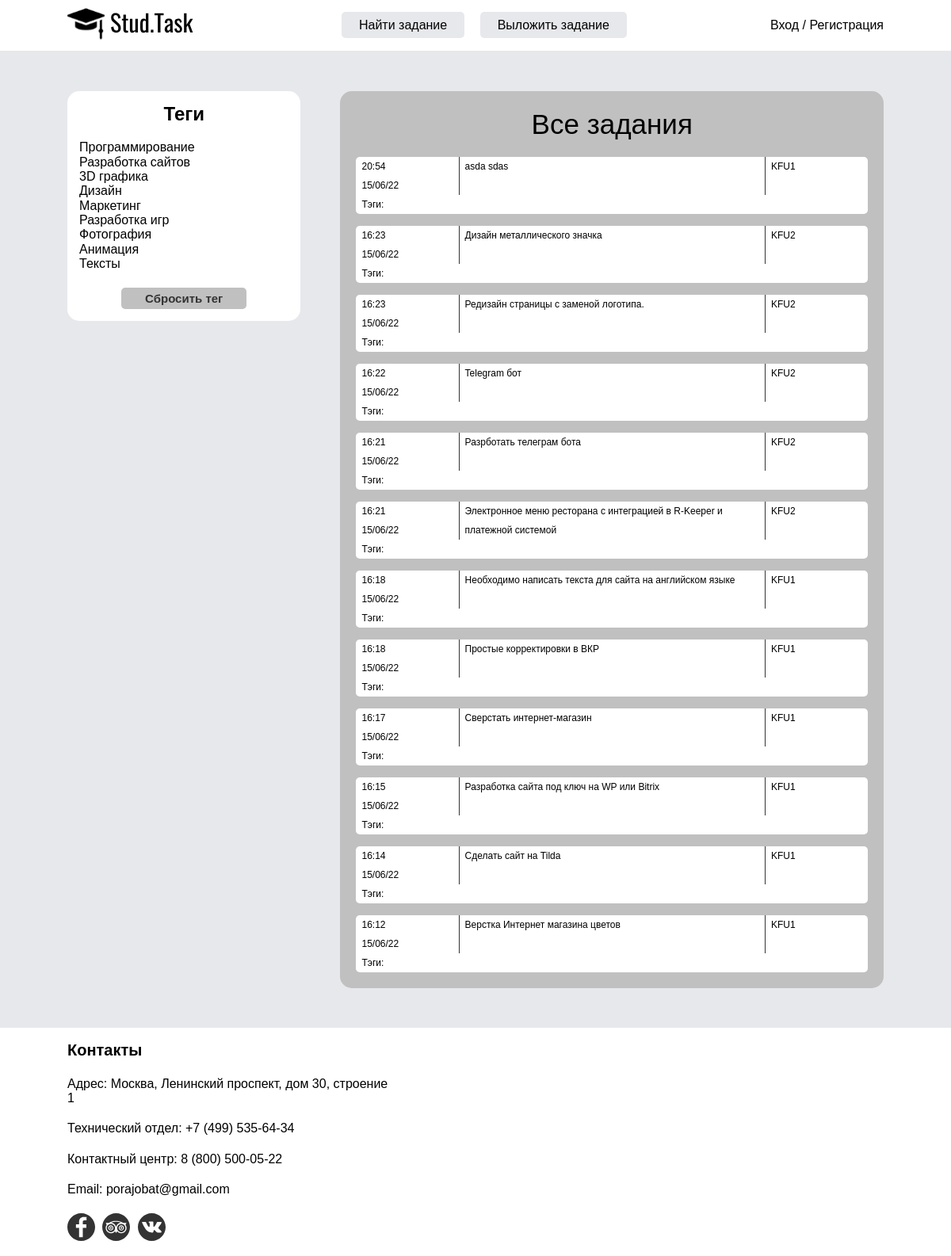
/tasks/, run on the app's committed database.
### diplom/app_tasks/models.py (models this page shows, shortened)
class Tag(models.Model):
    title = models.CharField(max_length=30, verbose_name='Тег')
    def __str__(self):
        return self.title
    class Meta:
        verbose_name = 'Тег'
        verbose_name_plural = 'Теги'

class TaskModel(models.Model):
    user = models.ForeignKey(User, on_delete=models.CASCADE, related_name='tasksmodels', verbose_name='Пользователь')
    title = models.CharField(max_length=150, db_index=True, verbose_name='Заголовок')
    content = models.TextField(max_length=1500, db_index=True, verbose_name='Задание')
    pub_date = models.DateTimeField(auto_now_add=True)
    tags = models.ForeignKey('Tag', on_delete=models.CASCADE, related_name='tasks')
    files = models.FileField(upload_to="task_files/", blank=True, verbose_name='Файл')
    class Meta:
        db_table = 'tasks'
        ordering = ['-pub_date']
        verbose_name = 'Задание'
        verbose_name_plural = 'Задания'

### diplom/app_users/models.py (models this page shows)
class ProfileCustomerModel(models.Model):
    user = models.OneToOneField(User, on_delete=models.CASCADE)
    profile_img = models.ImageField(upload_to='profile_img/', blank=True)
    company = models.CharField(blank=True, max_length=50)
    phone = models.CharField(blank=True, max_length=15)
    city = models.CharField(blank=True, max_length=50)
    class Meta:
        verbose_name = 'Работодатель'
        verbose_name_plural = 'Работодатели'

### diplom/app_tasks/views.py (the view)
# urls.py: path('', tasks, name='tasks'),
def tasks(request):
    tags = Tag.objects.all()
    tasks = TaskModel.objects.all()
    paginator = Paginator(tasks, 15)
    page_number = request.GET.get('page')
    page_obj = paginator.get_page(page_number)
    return render(request, 'app_tasks/tasks.html', context={'tags': tags,
                                                            'page_obj': page_obj
                                                            })

### diplom/diplom/diplom/templates/app_tasks/tasks.html (shortened to what this page needs)
{% extends 'base.html' %}
{% load static %}
{% block head %}
    <link rel="stylesheet" href="{% static 'css/tasks/style.css' %}">
{% endblock %}
{% block main %}
  <main class="main">
    <div class="container">
      <div class="main__container flex">
        <div class="main__tags tags">
          <h2 class="tags__title title">
            Теги
          </h2>
          <div class="tags__all">
            {% for i_tag in tags %}
              <a href="{% url 'tag_detail' i_tag.id %}">{{ i_tag }}</a>
            {% endfor %}
          </div>
          <div class="tags__btn">
            <a class="button" href="{% url 'tasks' %}">Сбросить тег</a>
          </div>
        </div>
        <div class="main__tasks tasks">
          <div class="tasks__title title">
            {% if tag %}
                Задания по '{{ tag|upper }}'
            {% else %}
                Все задания
            {% endif %}
          </div>
          {% for task in page_obj %}
          <div class="tasks__block">
            <div class=" flex">
              <div class="tasks__block-left">
                <div>{{ task.pub_date|date:"G:i" }}</div>
                <div>{{ task.pub_date|date:"d/m/y" }}</div>
              </div>
              <div class="tasks__block-middle">
                <a href="{% url 'task_detail' pk=task.id %}">{{ task.title }}</a>
              </div>
              <div class="tasks__block-right">
                <a href="{% url 'customer-detail' task.user.id %}">{{ task.user.profilecustomermodel.company }}</a>
              </div>
            </div>
            <div class="bottom_tags">
              Тэги:
            </div>
          </div>
          {% endfor %}
          </div>
        </div>
      </div>
  </main>
{% endblock %}

### diplom/diplom/diplom/static/css/base/style.css (style rules this page uses)
:root { --color-white: #fff; --color-black: #333; --color-light-gray: #E7E8EC; --color-gray: #c0c0c0; }
html { box-sizing: border-box; background-color: var(--color-light-gray); height: 100%; }
*, *::before, *::after { box-sizing: inherit; }
a { color: inherit; text-decoration: none; }
body { font-family: 'Montserrat', sans-serif; margin: 0 auto; min-width: 320px; }
.body { flex-direction: column; justify-content: space-between; min-height: 100%; }
.flex { display: flex; }
.container { max-width: 1060px; padding: 0 15px; margin: 0 auto; }
.title { margin: 0; }

### diplom/diplom/diplom/static/css/tasks/style.css (style rules this page uses)
.main { margin-bottom: 50px; }
.main__container { justify-content: space-between; align-items: flex-start; }
.main__tags { background-color: var(--color-white); padding: 15px; border-radius: 15px; width: 30%; margin-right: 50px; }
.tags__title { margin: 0; margin-bottom: 20px; text-align: center; }
.tags__all { margin-bottom: 20px; }
.tags__all a { display: block; }
.tags__btn { text-align: center; }
.tags__btn .button { background-color: var(--color-gray); padding: 5px 30px; border-radius: 5px; color: var(--color-black); font-style: normal; font-weight: bold; font-size: 15px; line-height: 27px; text-decoration: none; }
.main__tasks { width: 70%; background-color: var(--color-gray); border-radius: 15px; padding: 20px; }
.tasks__title { text-align: center; font-style: normal; font-weight: 400; font-size: 35px; line-height: 43px; margin-bottom: 20px; }
.tasks__block { align-items: center; border-radius: 5px; min-height: 60px; font-style: normal; font-weight: 400; font-size: 12px; line-height: 24px; background-color: var(--color-white); }
.tasks__block:not(:last-child) { margin-bottom: 15px; }
.tasks__block-left { width: 20%; padding-left: 7px; }
.tasks__block-middle { width: 60%; border-right: 1px solid #333; border-left: 1px solid #333; padding-left: 7px; }
.tasks__block-right { width: 20%; padding-left: 7px; }
.bottom_tags { padding: 0 7px; }

### data on the page
Tag: title "Программирование"
Tag: title "Разработка сайтов"
Tag: title "3D графика"
Tag: title "Дизайн"
Tag: title "Маркетинг"
Tag: title "Разработка игр"
Tag: title "Фотография"
Tag: title "Анимация"
Tag: title "Тексты"
TaskModel: pub_date "20:54", pub_date "15/06/22", title "asda sdas", user.profilecustomermodel.company "KFU1"
TaskModel: pub_date "16:23", pub_date "15/06/22", title "Дизайн металлического значка", user.profilecustomermodel.company "KFU2"
TaskModel: pub_date "16:23", pub_date "15/06/22", title "Редизайн страницы с заменой логотипа.", user.profilecustomermodel.company "KFU2"
TaskModel: pub_date "16:22", pub_date "15/06/22", title "Telegram бот", user.profilecustomermodel.company "KFU2"
TaskModel: pub_date "16:21", pub_date "15/06/22", title "Разрботать телеграм бота", user.profilecustomermodel.company "KFU2"
TaskModel: pub_date "16:21", pub_date "15/06/22", title "Электронное меню ресторана с интеграцией в R-Keeper и платежной системой", user.profilecustomermodel.company "KFU2"
TaskModel: pub_date "16:18", pub_date "15/06/22", title "Необходимо написать текста для сайта на английском языке", user.profilecustomermodel.company "KFU1"
TaskModel: pub_date "16:18", pub_date "15/06/22", title "Простые корректировки в ВКР", user.profilecustomermodel.company "KFU1"
TaskModel: pub_date "16:17", pub_date "15/06/22", title "Сверстать интернет-магазин", user.profilecustomermodel.company "KFU1"
TaskModel: pub_date "16:15", pub_date "15/06/22", title "Разработка сайта под ключ на WP или Bitrix", user.profilecustomermodel.company "KFU1"
TaskModel: pub_date "16:14", pub_date "15/06/22", title "Сделать сайт на Tilda", user.profilecustomermodel.company "KFU1"
TaskModel: pub_date "16:12", pub_date "15/06/22", title "Верстка Интернет магазина цветов", user.profilecustomermodel.company "KFU1"
